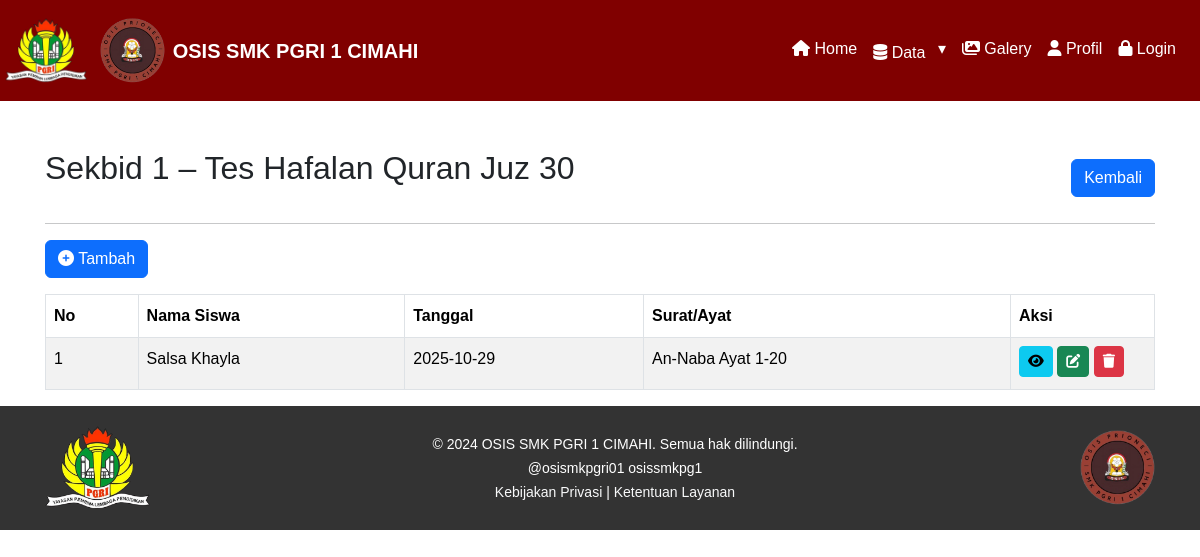
The app's page /admin/s1-hq.php with its own data.
### tables this page shows
CREATE TABLE `hafalan_quran` (
  `id_tes` int(11) NOT NULL,
  `id_anggota` int(11) DEFAULT NULL,
  `tanggal` date DEFAULT NULL,
  `ayat` varchar(100) DEFAULT NULL,
  `nilai` enum('Sangat Memuaskan','Cukup Memuaskan','Kurang Memuaskan') DEFAULT NULL,
  `created_by` int(11) DEFAULT NULL,
  `created_at` datetime DEFAULT current_timestamp(),
  `updated_by` int(11) DEFAULT NULL,
  `updated_at` datetime DEFAULT current_timestamp() ON UPDATE current_timestamp()
);

CREATE TABLE `data_anggota` (
  `id_anggota` int(11) NOT NULL,
  `nama` varchar(100) NOT NULL,
  `jk` varchar(10) NOT NULL,
  `kelas` varchar(10) NOT NULL,
  `jurusan` varchar(30) NOT NULL,
  `alamat` text NOT NULL,
  `no_tlp` varchar(30) NOT NULL,
  `created_by` int(11) DEFAULT NULL,
  `created_at` datetime DEFAULT current_timestamp(),
  `updated_by` int(11) DEFAULT NULL,
  `updated_at` datetime DEFAULT current_timestamp() ON UPDATE current_timestamp()
);

### admin/s1-hq.php (the view, shortened to what this page needs)
<?php
include '../layout/header.php';
$query = "
SELECT hq.*, da.nama, da.kelas, ak1.nama AS dibuat_oleh, ak2.nama AS diubah_oleh
FROM hafalan_quran hq
JOIN data_anggota da ON hq.id_anggota = da.id_anggota
LEFT JOIN akun ak1 ON hq.created_by = ak1.id_akun
LEFT JOIN akun ak2 ON hq.updated_by = ak2.id_akun
ORDER BY hq.tanggal DESC
";
$result = mysqli_query($db, $query);
?>
<div class="content-wrapper">
    <div class="container mt-5 overflow-x-scroll">
        <div class="d-flex justify-content-between align-items-center">
            <h2>Sekbid 1 – Tes Hafalan Quran Juz 30</h2>
            <a href="javascript:history.back()" class="btn btn-primary">Kembali</a>
        </div>
        <hr>
        <a class="btn btn-primary tambah-btn" data-bs-toggle="modal" data-bs-target="#modalTambah"><i class="fas fa-plus-circle"></i> Tambah</a>
        <table id="serverside" class="table table-bordered table-striped  mt-3">
            <thead>
                <tr>
                    <th>No</th>
                    <th>Nama Siswa</th>
                    <th>Tanggal</th>
                    <th>Surat/Ayat</th>
                    <th>Aksi</th>
                </tr>
            </thead>
            <tbody>
                <?php
                $no = 1;
                while ($data = mysqli_fetch_assoc($result)) :
                ?>
                    <tr>
                        <td><?= $no++; ?></td>
                        <td><?= $data['nama']; ?></td>
                        <td><?= $data['tanggal']; ?></td>
                        <td><?= $data['ayat']; ?></td>
                        <td width="144">
                            <a class="btn btn-info btn-sm mb-1" data-bs-toggle="modal" data-bs-target="#modalDetail<?= $data['id_tes']; ?>"><i class="fas fa-eye"></i></a>
                            <a class="btn btn-success btn-sm mb-1" data-bs-toggle="modal" data-bs-target="#modalUbah<?= $data['id_tes']; ?>"><i class="fas fa-edit"></i></a>
                            <a class="btn btn-danger btn-sm mb-1" data-bs-toggle="modal" data-bs-target="#modalHapus<?= $data['id_tes']; ?>"><i class="fas fa-trash"></i></a>
                        </td>
                    </tr>
                <?php endwhile; ?>
            </tbody>
        </table>
    </div>
</div>
<?php endwhile;
include '../layout/footer.php';
?>

### layout/header.php (style rules this page uses)
body { font-family: Arial, sans-serif; font-size: 16px; line-height: 1.6; margin: 0; padding: 0; box-sizing: border-box; }
.container { padding: 0 15px; margin: 0 auto; }
h2, h3 { margin-bottom: 20px; }

### records on screen
hafalan_quran: id_anggota.nama "Salsa Khayla", tanggal "2025-10-29", ayat "An-Naba Ayat 1-20"
